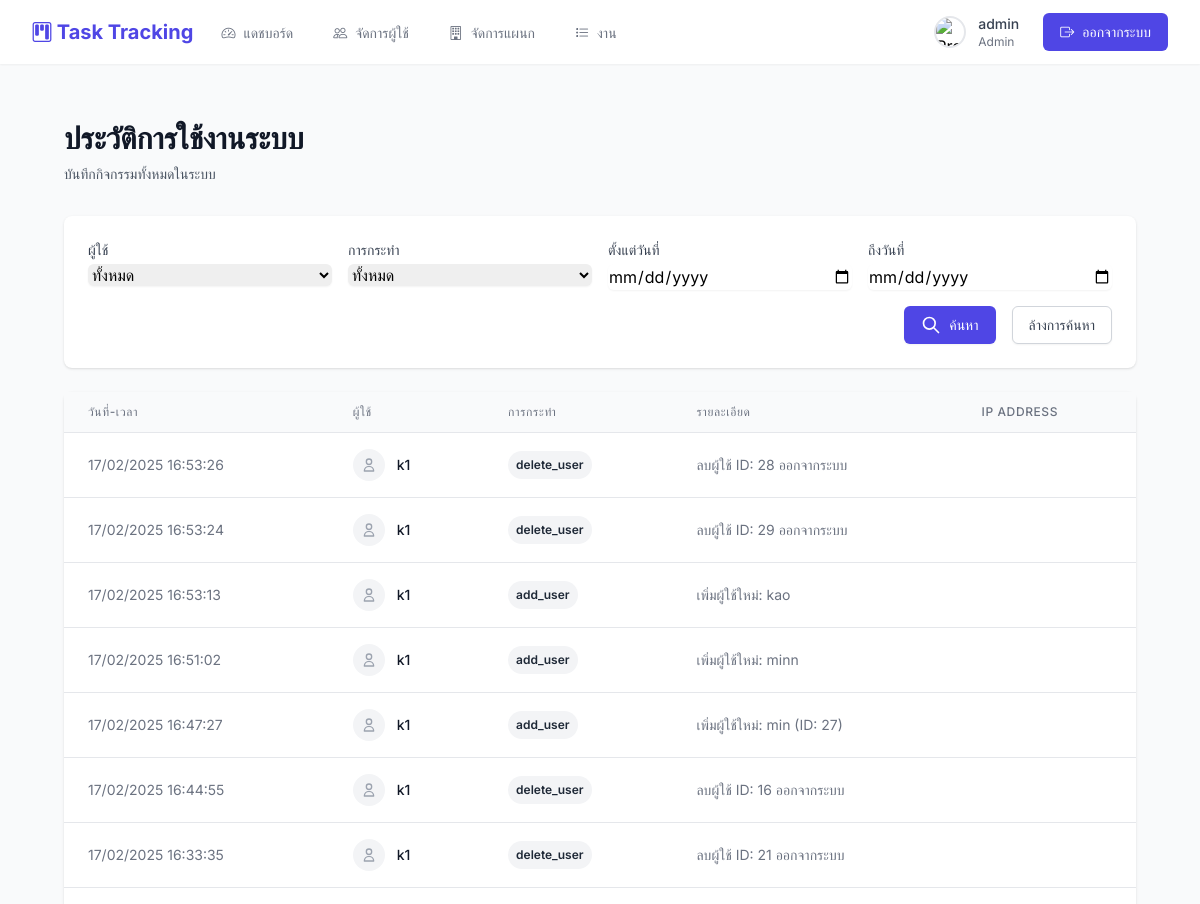
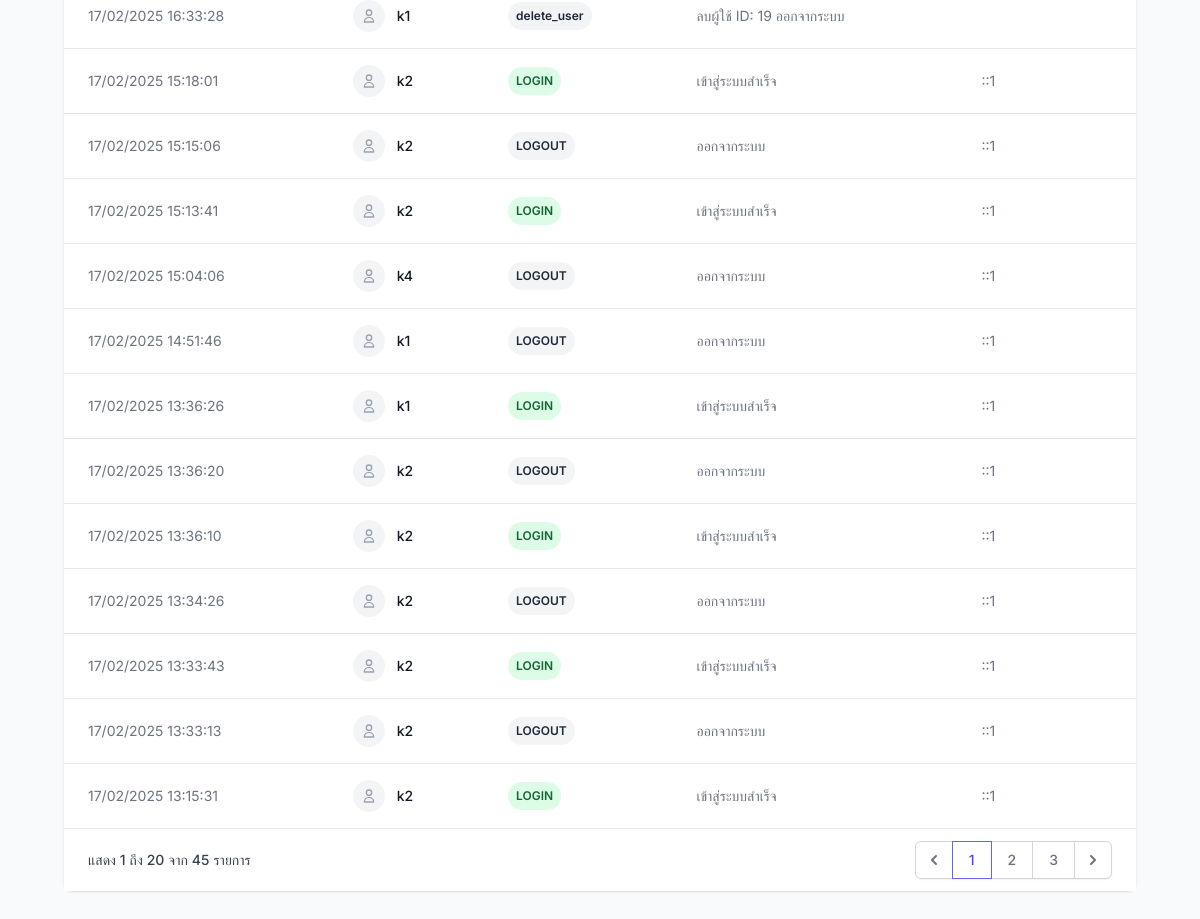
The page /admin/logs.php (signed in) on the database its author committed (2 pictures, top to bottom).
### tables this page shows
CREATE TABLE `activity_logs` (
  `log_id` int(11) NOT NULL,
  `user_id` int(11) DEFAULT NULL,
  `action` varchar(50) NOT NULL,
  `description` text DEFAULT NULL,
  `ip_address` varchar(45) DEFAULT NULL,
  `user_agent` text DEFAULT NULL,
  `created_at` datetime DEFAULT current_timestamp()
);

CREATE TABLE `users` (
  `user_id` int(11) NOT NULL,
  `username` varchar(50) NOT NULL,
  `email` varchar(100) NOT NULL,
  `password` varchar(255) NOT NULL,
  `role` enum('admin','manager','employee') NOT NULL DEFAULT 'employee',
  `token` varchar(64) DEFAULT NULL,
  `token_expires_at` datetime DEFAULT NULL,
  `created_at` timestamp NOT NULL DEFAULT current_timestamp(),
  `updated_at` datetime DEFAULT current_timestamp() ON UPDATE current_timestamp(),
  `is_active` tinyint(1) NOT NULL DEFAULT 1,
  `profile_image` varchar(255) DEFAULT 'default-profile.png',
  `department_id` int(11) DEFAULT NULL,
  `phone` varchar(20) DEFAULT NULL
);

### admin/logs.php (the view, shortened to what this page needs)
<?php
include '../header.php';
require_once '../auth.php';
$per_page = 20;
$page = isset($_GET['page']) ? (int)$_GET['page'] : 1;
$offset = ($page - 1) * $per_page;
$where = "1=1";
$params = [];
$types = "";
$total_sql = "SELECT COUNT(*) as total FROM activity_logs l WHERE $where";
$total_stmt = $conn->prepare($total_sql);
$total_stmt->execute();
$total_rows = $total_stmt->get_result()->fetch_assoc()['total'];
$total_pages = ceil($total_rows / $per_page);
$logs_sql = "
    SELECT l.*, u.username
    FROM activity_logs l
    LEFT JOIN users u ON l.user_id = u.user_id
    WHERE $where
    ORDER BY l.created_at DESC
    LIMIT ? OFFSET ?";
$stmt = $conn->prepare($logs_sql);
if (!empty($params)) {
    $params[] = $per_page;
    $params[] = $offset;
    $types .= "ii";
    $stmt->bind_param($types, ...$params);
} else {
    $stmt->bind_param("ii", $per_page, $offset);
}
$stmt->execute();
$logs = $stmt->get_result();
?>
<div class="min-h-screen bg-gray-50 py-6">
    <div class="max-w-7xl mx-auto px-4 sm:px-6 lg:px-8">
        <div class="mb-8">
            <h1 class="text-3xl font-bold text-gray-900">ประวัติการใช้งานระบบ</h1>
            <p class="mt-2 text-sm text-gray-600">บันทึกกิจกรรมทั้งหมดในระบบ</p>
        </div>
        <div class="bg-white rounded-lg shadow mb-6 p-6">
            <form class="grid grid-cols-1 md:grid-cols-4 gap-4">
                <div>
                    <label for="user_id" class="block text-sm font-medium text-gray-700 mb-1">ผู้ใช้</label>
                    <select name="user_id" id="user_id" class="mt-1 block w-full rounded-md border-gray-300 shadow-sm focus:border-indigo-500 focus:ring-indigo-500">
                        <option value="">ทั้งหมด</option>
                    </select>
                </div>
                <div>
                    <label for="action" class="block text-sm font-medium text-gray-700 mb-1">การกระทำ</label>
                    <select name="action" id="action" class="mt-1 block w-full rounded-md border-gray-300 shadow-sm focus:border-indigo-500 focus:ring-indigo-500">
                        <option value="">ทั้งหมด</option>
                    </select>
                </div>
                <div>
                    <label for="date_from" class="block text-sm font-medium text-gray-700 mb-1">ตั้งแต่วันที่</label>
                    <input type="date" name="date_from" id="date_from"
                           value="<?php echo $_GET['date_from'] ?? ''; ?>"
                           class="mt-1 block w-full rounded-md border-gray-300 shadow-sm focus:border-indigo-500 focus:ring-indigo-500">
                </div>
                <div>
                    <label for="date_to" class="block text-sm font-medium text-gray-700 mb-1">ถึงวันที่</label>
                    <input type="date" name="date_to" id="date_to"
                           value="<?php echo $_GET['date_to'] ?? ''; ?>"
                           class="mt-1 block w-full rounded-md border-gray-300 shadow-sm focus:border-indigo-500 focus:ring-indigo-500">
                </div>
                <div class="md:col-span-4 flex justify-end space-x-4">
                    <button type="submit" class="inline-flex justify-center py-2 px-4 border border-transparent shadow-sm text-sm font-medium rounded-md text-white bg-indigo-600 hover:bg-indigo-700 focus:outline-none focus:ring-2 focus:ring-offset-2 focus:ring-indigo-500">
                        <svg class="h-5 w-5 mr-2" fill="none" stroke="currentColor" viewBox="0 0 24 24">
                            <path stroke-linecap="round" stroke-linejoin="round" stroke-width="2" d="M21 21l-6-6m2-5a7 7 0 11-14 0 7 7 0 0114 0z"/>
                        </svg>
                        ค้นหา
                    </button>
                    <a href="logs.php" class="inline-flex justify-center py-2 px-4 border border-gray-300 shadow-sm text-sm font-medium rounded-md text-gray-700 bg-white hover:bg-gray-50 focus:outline-none focus:ring-2 focus:ring-offset-2 focus:ring-indigo-500">
                        ล้างการค้นหา
                    </a>
                </div>
            </form>
        </div>
        <div class="bg-white shadow rounded-lg">
            <div class="overflow-x-auto">
                <table class="min-w-full divide-y divide-gray-200">
                    <thead class="bg-gray-50">
                        <tr>
                            <th class="px-6 py-3 text-left text-xs font-medium text-gray-500 uppercase tracking-wider">วันที่-เวลา</th>
                            <th class="px-6 py-3 text-left text-xs font-medium text-gray-500 uppercase tracking-wider">ผู้ใช้</th>
                            <th class="px-6 py-3 text-left text-xs font-medium text-gray-500 uppercase tracking-wider">การกระทำ</th>
                            <th class="px-6 py-3 text-left text-xs font-medium text-gray-500 uppercase tracking-wider">รายละเอียด</th>
                            <th class="px-6 py-3 text-left text-xs font-medium text-gray-500 uppercase tracking-wider">IP Address</th>
                        </tr>
                    </thead>
                    <tbody class="bg-white divide-y divide-gray-200">
                        <?php if ($logs->num_rows > 0): ?>
                            <?php while ($log = $logs->fetch_assoc()): ?>
                                <tr class="hover:bg-gray-50">
                                    <td class="px-6 py-4 whitespace-nowrap text-sm text-gray-500">
                                        <?php echo date('d/m/Y H:i:s', strtotime($log['created_at'])); ?>
                                    </td>
                                    <td class="px-6 py-4 whitespace-nowrap">
                                        <?php if ($log['user_id']): ?>
                                            <div class="flex items-center">
                                                <div class="flex-shrink-0 h-8 w-8">
                                                    <span class="h-8 w-8 rounded-full bg-gray-100 flex items-center justify-center">
                                                        <svg class="h-4 w-4 text-gray-400" fill="none" stroke="currentColor" viewBox="0 0 24 24">
                                                            <path stroke-linecap="round" stroke-linejoin="round" stroke-width="2" d="M16 7a4 4 0 11-8 0 4 4 0 018 0zM12 14a7 7 0 00-7 7h14a7 7 0 00-7-7z"/>
                                                        </svg>
                                                    </span>
                                                </div>
                                                <div class="ml-3">
                                                    <div class="text-sm font-medium text-gray-900">
                                                        <?php echo htmlspecialchars($log['username']); ?>
                                                    </div>
                                                </div>
                                            </div>
                                        <?php else: ?>
                                            <span class="text-sm text-gray-500">ไม่ระบุ</span>
                                        <?php endif; ?>
                                    </td>
                                    <td class="px-6 py-4 whitespace-nowrap">
                                        <span class="px-2 py-1 inline-flex text-xs leading-5 font-semibold rounded-full
                                            <?php
                                            echo match($log['action']) {
                                                'LOGIN' => 'bg-green-100 text-green-800',
                                                'LOGOUT' => 'bg-gray-100 text-gray-800',
                                                'CREATE' => 'bg-blue-100 text-blue-800',
                                                'UPDATE' => 'bg-yellow-100 text-yellow-800',
                                                'DELETE' => 'bg-red-100 text-red-800',
                                                default => 'bg-gray-100 text-gray-800'
                                            };
                                            ?>">
                                            <?php echo htmlspecialchars($log['action']); ?>
                                        </span>
                                    </td>
                                    <td class="px-6 py-4 text-sm text-gray-500">
                                        <?php echo htmlspecialchars($log['description']); ?>
                                    </td>
                                    <td class="px-6 py-4 whitespace-nowrap text-sm text-gray-500">
                                        <?php echo htmlspecialchars($log['ip_address']); ?>
                                    </td>
                                </tr>
                            <?php endwhile; ?>
                        <?php endif; ?>
                    </tbody>
                </table>
            </div>
            <?php if ($total_pages > 1): ?>
                <div class="bg-white px-4 py-3 flex items-center justify-between border-t border-gray-200 sm:px-6">
                    <div class="hidden sm:flex-1 sm:flex sm:items-center sm:justify-between">
                        <div>
                            <p class="text-sm text-gray-700">
                                แสดง <span class="font-medium"><?php echo $offset + 1; ?></span> ถึง
                                <span class="font-medium"><?php echo min($offset + $per_page, $total_rows); ?></span> จาก
                                <span class="font-medium"><?php echo $total_rows; ?></span> รายการ
                            </p>
                        </div>
                        <div>
                            <nav class="relative z-0 inline-flex rounded-md shadow-sm -space-x-px" aria-label="Pagination">
                                <a href="?page=<?php echo max($page - 1, 1); ?>"
                                   class="<?php echo $page <= 1 ? 'disabled cursor-not-allowed' : ''; ?> relative inline-flex items-center px-2 py-2 rounded-l-md border border-gray-300 bg-white text-sm font-medium text-gray-500 hover:bg-gray-50">
                                    <svg class="h-5 w-5" xmlns="http://www.w3.org/2000/svg" viewBox="0 0 20 20" fill="currentColor">
                                        <path fill-rule="evenodd" d="M12.707 5.293a1 1 0 010 1.414L9.414 10l3.293 3.293a1 1 0 01-1.414 1.414l-4-4a1 1 0 010-1.414l4-4a1 1 0 011.414 0z" clip-rule="evenodd" />
                                    </svg>
                                </a>
                                <?php for ($i = 1; $i <= $total_pages; $i++): ?>
                                    <a href="?page=<?php echo $i; ?>"
                                       class="relative inline-flex items-center px-4 py-2 border border-gray-300 bg-white text-sm font-medium
                                              <?php echo $page == $i
                                                    ? 'z-10 bg-indigo-50 border-indigo-500 text-indigo-600'
                                                    : 'text-gray-500 hover:bg-gray-50'; ?>">
                                        <?php echo $i; ?>
                                    </a>
                                <?php endfor; ?>
                                <a href="?page=<?php echo min($page + 1, $total_pages); ?>"
                                   class="<?php echo $page >= $total_pages ? 'disabled cursor-not-allowed' : ''; ?> relative inline-flex items-center px-2 py-2 rounded-r-md border border-gray-300 bg-white text-sm font-medium text-gray-500 hover:bg-gray-50">
                                    <svg class="h-5 w-5" xmlns="http://www.w3.org/2000/svg" viewBox="0 0 20 20" fill="currentColor">
                                        <path fill-rule="evenodd" d="M7.293 14.707a1 1 0 010-1.414L10.586 10 7.293 6.707a1 1 0 011.414-1.414l4 4a1 1 0 010 1.414l-4 4a1 1 0 01-1.414 0z" clip-rule="evenodd" />
                                    </svg>
                                </a>
                            </nav>
                        </div>
                    </div>
                </div>
            <?php endif; ?>
        </div>
    </div>
</div>
<?php include '../footer.php'; ?>

### rows shown on the page
activity_logs: created_at "17/02/2025 16:53:26", user.username "k1", action "delete_user", description "ลบผู้ใช้ ID: 28 ออกจากระบบ"
activity_logs: created_at "17/02/2025 16:53:24", user.username "k1", action "delete_user", description "ลบผู้ใช้ ID: 29 ออกจากระบบ"
activity_logs: created_at "17/02/2025 16:53:13", user.username "k1", action "add_user", description "เพิ่มผู้ใช้ใหม่: kao"
activity_logs: created_at "17/02/2025 16:51:02", user.username "k1", action "add_user", description "เพิ่มผู้ใช้ใหม่: minn"
activity_logs: created_at "17/02/2025 16:47:27", user.username "k1", action "add_user", description "เพิ่มผู้ใช้ใหม่: min (ID: 27)"
activity_logs: created_at "17/02/2025 16:44:55", user.username "k1", action "delete_user", description "ลบผู้ใช้ ID: 16 ออกจากระบบ"
activity_logs: created_at "17/02/2025 16:33:35", user.username "k1", action "delete_user", description "ลบผู้ใช้ ID: 21 ออกจากระบบ"
activity_logs: created_at "17/02/2025 16:33:28", user.username "k1", action "delete_user", description "ลบผู้ใช้ ID: 19 ออกจากระบบ"
activity_logs: created_at "17/02/2025 15:18:01", user.username "k2", action "LOGIN", description "เข้าสู่ระบบสำเร็จ", ip_address "::1"
activity_logs: created_at "17/02/2025 15:15:06", user.username "k2", action "LOGOUT", description "ออกจากระบบ", ip_address "::1"
activity_logs: created_at "17/02/2025 15:13:41", user.username "k2", action "LOGIN", description "เข้าสู่ระบบสำเร็จ", ip_address "::1"
activity_logs: created_at "17/02/2025 15:04:06", user.username "k4", action "LOGOUT", description "ออกจากระบบ", ip_address "::1"
activity_logs: created_at "17/02/2025 14:51:46", user.username "k1", action "LOGOUT", description "ออกจากระบบ", ip_address "::1"
activity_logs: created_at "17/02/2025 13:36:26", user.username "k1", action "LOGIN", description "เข้าสู่ระบบสำเร็จ", ip_address "::1"
activity_logs: created_at "17/02/2025 13:36:20", user.username "k2", action "LOGOUT", description "ออกจากระบบ", ip_address "::1"
activity_logs: created_at "17/02/2025 13:36:10", user.username "k2", action "LOGIN", description "เข้าสู่ระบบสำเร็จ", ip_address "::1"
activity_logs: created_at "17/02/2025 13:34:26", user.username "k2", action "LOGOUT", description "ออกจากระบบ", ip_address "::1"
activity_logs: created_at "17/02/2025 13:33:43", user.username "k2", action "LOGIN", description "เข้าสู่ระบบสำเร็จ", ip_address "::1"
activity_logs: created_at "17/02/2025 13:33:13", user.username "k2", action "LOGOUT", description "ออกจากระบบ", ip_address "::1"
activity_logs: created_at "17/02/2025 13:15:31", user.username "k2", action "LOGIN", description "เข้าสู่ระบบสำเร็จ", ip_address "::1"

### other values the page prints
$_SESSION['username'] "admin"
$_SESSION['role'] "Admin"
$offset + 1 "1"
min($offset + $per_page, $total_rows) "20"
$total_rows "45"
